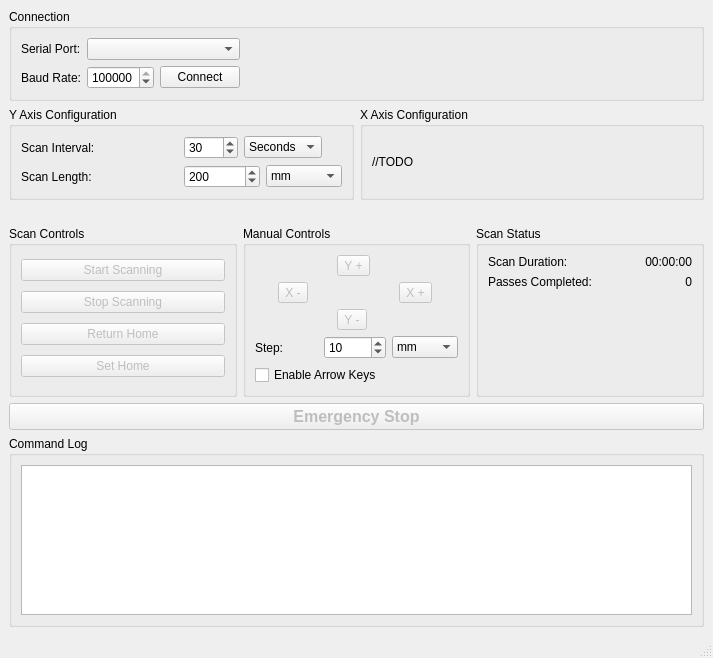
<?xml version="1.0" encoding="UTF-8"?>
<ui version="4.0">
 <class>MainWindow</class>
 <widget class="QMainWindow" name="MainWindow">
  <property name="geometry">
   <rect>
    <x>0</x>
    <y>0</y>
    <width>713</width>
    <height>658</height>
   </rect>
  </property>
  <property name="windowTitle">
   <string>Touch-O-Matic</string>
  </property>
  <widget class="QWidget" name="centralwidget">
   <property name="enabled">
    <bool>true</bool>
   </property>
   <layout class="QVBoxLayout" name="verticalLayout">
    <item>
     <widget class="QGroupBox" name="groupBox">
      <property name="title">
       <string>Connection</string>
      </property>
      <property name="flat">
       <bool>true</bool>
      </property>
      <property name="checkable">
       <bool>false</bool>
      </property>
      <layout class="QGridLayout" name="gridLayout_5">
       <item row="0" column="0">
        <layout class="QGridLayout" name="gridLayout">
         <item row="0" column="6">
          <spacer name="horizontalSpacer">
           <property name="orientation">
            <enum>Qt::Horizontal</enum>
           </property>
           <property name="sizeHint" stdset="0">
            <size>
             <width>40</width>
             <height>20</height>
            </size>
           </property>
          </spacer>
         </item>
         <item row="0" column="0">
          <widget class="QLabel" name="label">
           <property name="text">
            <string>Serial Port:</string>
           </property>
          </widget>
         </item>
         <item row="0" column="1">
          <widget class="QComboBox" name="serialPort"/>
         </item>
         <item row="1" column="0">
          <widget class="QLabel" name="label_2">
           <property name="text">
            <string>Baud Rate:</string>
           </property>
          </widget>
         </item>
         <item row="1" column="1">
          <layout class="QHBoxLayout" name="horizontalLayout">
           <item>
            <widget class="QSpinBox" name="baudRateValue">
             <property name="maximum">
              <number>115200</number>
             </property>
             <property name="value">
              <number>115200</number>
             </property>
            </widget>
           </item>
           <item>
            <widget class="QPushButton" name="serialConnect">
             <property name="text">
              <string>Connect</string>
             </property>
            </widget>
           </item>
          </layout>
         </item>
        </layout>
       </item>
      </layout>
      <zorder></zorder>
     </widget>
    </item>
    <item>
     <layout class="QHBoxLayout" name="horizontalLayout_3">
      <property name="bottomMargin">
       <number>20</number>
      </property>
      <item>
       <widget class="QGroupBox" name="groupBox_2">
        <property name="title">
         <string>Y Axis Configuration</string>
        </property>
        <layout class="QGridLayout" name="gridLayout_3">
         <item row="0" column="0">
          <widget class="QLabel" name="label_4">
           <property name="text">
            <string>Scan Interval: </string>
           </property>
          </widget>
         </item>
         <item row="0" column="1">
          <layout class="QHBoxLayout" name="horizontalLayout_2">
           <property name="rightMargin">
            <number>20</number>
           </property>
           <item>
            <widget class="QSpinBox" name="yIntervalValue">
             <property name="maximum">
              <number>3600</number>
             </property>
             <property name="value">
              <number>30</number>
             </property>
            </widget>
           </item>
           <item>
            <widget class="QComboBox" name="yIntervalUnits">
             <property name="currentText">
              <string>Seconds</string>
             </property>
             <property name="maxVisibleItems">
              <number>3</number>
             </property>
             <item>
              <property name="text">
               <string>Seconds</string>
              </property>
             </item>
             <item>
              <property name="text">
               <string>Minutes</string>
              </property>
             </item>
             <item>
              <property name="text">
               <string>Hours</string>
              </property>
             </item>
            </widget>
           </item>
          </layout>
         </item>
         <item row="1" column="0">
          <widget class="QLabel" name="label_5">
           <property name="text">
            <string>Scan Length:</string>
           </property>
          </widget>
         </item>
         <item row="1" column="1">
          <layout class="QHBoxLayout" name="horizontalLayout_4">
           <item>
            <widget class="QSpinBox" name="yLengthValue">
             <property name="maximum">
              <number>500</number>
             </property>
             <property name="value">
              <number>200</number>
             </property>
            </widget>
           </item>
           <item>
            <widget class="QComboBox" name="yLengthUnits">
             <item>
              <property name="text">
               <string>mm</string>
              </property>
             </item>
             <item>
              <property name="text">
               <string>inches</string>
              </property>
             </item>
            </widget>
           </item>
          </layout>
         </item>
        </layout>
       </widget>
      </item>
      <item>
       <widget class="QGroupBox" name="groupBox_3">
        <property name="font">
         <font>
          <weight>50</weight>
          <bold>false</bold>
         </font>
        </property>
        <property name="title">
         <string>X Axis Configuration</string>
        </property>
        <layout class="QGridLayout" name="gridLayout_4">
         <item row="0" column="0">
          <widget class="QLabel" name="label_3">
           <property name="text">
            <string>//TODO</string>
           </property>
          </widget>
         </item>
        </layout>
       </widget>
      </item>
     </layout>
    </item>
    <item>
     <layout class="QHBoxLayout" name="horizontalLayout_8">
      <property name="bottomMargin">
       <number>0</number>
      </property>
      <item>
       <widget class="QGroupBox" name="groupBox_4">
        <property name="title">
         <string>Scan Controls</string>
        </property>
        <layout class="QHBoxLayout" name="horizontalLayout_6">
         <item>
          <layout class="QHBoxLayout" name="horizontalLayout_5">
           <property name="bottomMargin">
            <number>0</number>
           </property>
           <item>
            <layout class="QGridLayout" name="gridLayout_7">
             <property name="bottomMargin">
              <number>0</number>
             </property>
             <item row="0" column="0">
              <widget class="QPushButton" name="startScan">
               <property name="enabled">
                <bool>false</bool>
               </property>
               <property name="text">
                <string>Start Scanning</string>
               </property>
              </widget>
             </item>
             <item row="2" column="0">
              <widget class="QPushButton" name="goHome">
               <property name="enabled">
                <bool>false</bool>
               </property>
               <property name="text">
                <string>Return Home</string>
               </property>
              </widget>
             </item>
             <item row="1" column="0">
              <widget class="QPushButton" name="stopScan">
               <property name="enabled">
                <bool>false</bool>
               </property>
               <property name="text">
                <string>Stop Scanning</string>
               </property>
              </widget>
             </item>
             <item row="3" column="0">
              <widget class="QPushButton" name="setHome">
               <property name="enabled">
                <bool>false</bool>
               </property>
               <property name="text">
                <string>Set Home</string>
               </property>
              </widget>
             </item>
            </layout>
           </item>
          </layout>
         </item>
        </layout>
       </widget>
      </item>
      <item>
       <widget class="QGroupBox" name="groupBox_6">
        <property name="title">
         <string>Manual Controls</string>
        </property>
        <layout class="QGridLayout" name="gridLayout_6">
         <item row="0" column="0">
          <layout class="QVBoxLayout" name="verticalLayout_3">
           <property name="rightMargin">
            <number>0</number>
           </property>
           <property name="bottomMargin">
            <number>0</number>
           </property>
           <item>
            <layout class="QGridLayout" name="gridLayout_8">
             <item row="2" column="1">
              <widget class="QToolButton" name="yMinus">
               <property name="enabled">
                <bool>false</bool>
               </property>
               <property name="text">
                <string>Y -</string>
               </property>
              </widget>
             </item>
             <item row="0" column="1">
              <widget class="QToolButton" name="yPlus">
               <property name="enabled">
                <bool>false</bool>
               </property>
               <property name="text">
                <string>Y +</string>
               </property>
               <property name="iconSize">
                <size>
                 <width>16</width>
                 <height>16</height>
                </size>
               </property>
              </widget>
             </item>
             <item row="1" column="2">
              <widget class="QToolButton" name="xPlus">
               <property name="enabled">
                <bool>false</bool>
               </property>
               <property name="text">
                <string>X +</string>
               </property>
              </widget>
             </item>
             <item row="1" column="0">
              <widget class="QToolButton" name="xMinus">
               <property name="enabled">
                <bool>false</bool>
               </property>
               <property name="text">
                <string>X -</string>
               </property>
              </widget>
             </item>
            </layout>
           </item>
           <item>
            <layout class="QHBoxLayout" name="horizontalLayout_9">
             <property name="bottomMargin">
              <number>0</number>
             </property>
             <item>
              <widget class="QLabel" name="label_6">
               <property name="text">
                <string>Step:</string>
               </property>
              </widget>
             </item>
             <item>
              <widget class="QSpinBox" name="manualStepValue">
               <property name="maximum">
                <number>50</number>
               </property>
               <property name="value">
                <number>10</number>
               </property>
              </widget>
             </item>
             <item>
              <widget class="QComboBox" name="manualStepUnits">
               <item>
                <property name="text">
                 <string>mm</string>
                </property>
               </item>
               <item>
                <property name="text">
                 <string>inches</string>
                </property>
               </item>
              </widget>
             </item>
            </layout>
           </item>
           <item>
            <widget class="QCheckBox" name="useArrows">
             <property name="text">
              <string>Enable Arrow Keys</string>
             </property>
            </widget>
           </item>
          </layout>
         </item>
        </layout>
       </widget>
      </item>
      <item>
       <widget class="QGroupBox" name="groupBox_7">
        <property name="title">
         <string>Scan Status</string>
        </property>
        <layout class="QGridLayout" name="gridLayout_9">
         <item row="2" column="0">
          <spacer name="verticalSpacer">
           <property name="orientation">
            <enum>Qt::Vertical</enum>
           </property>
           <property name="sizeHint" stdset="0">
            <size>
             <width>20</width>
             <height>40</height>
            </size>
           </property>
          </spacer>
         </item>
         <item row="0" column="0">
          <widget class="QLabel" name="label_7">
           <property name="text">
            <string>Scan Duration:</string>
           </property>
          </widget>
         </item>
         <item row="0" column="1">
          <widget class="QLabel" name="label_8">
           <property name="text">
            <string>00:00:00</string>
           </property>
           <property name="alignment">
            <set>Qt::AlignRight|Qt::AlignTrailing|Qt::AlignVCenter</set>
           </property>
          </widget>
         </item>
         <item row="1" column="0">
          <widget class="QLabel" name="label_9">
           <property name="text">
            <string>Passes Completed:</string>
           </property>
          </widget>
         </item>
         <item row="1" column="1">
          <widget class="QLabel" name="label_10">
           <property name="layoutDirection">
            <enum>Qt::LeftToRight</enum>
           </property>
           <property name="autoFillBackground">
            <bool>false</bool>
           </property>
           <property name="text">
            <string>0</string>
           </property>
           <property name="alignment">
            <set>Qt::AlignRight|Qt::AlignTrailing|Qt::AlignVCenter</set>
           </property>
          </widget>
         </item>
        </layout>
       </widget>
      </item>
     </layout>
    </item>
    <item>
     <layout class="QGridLayout" name="gridLayout_2">
      <property name="bottomMargin">
       <number>0</number>
      </property>
      <item row="2" column="0">
       <widget class="QPushButton" name="emergencyStop">
        <property name="enabled">
         <bool>false</bool>
        </property>
        <property name="font">
         <font>
          <pointsize>12</pointsize>
          <weight>75</weight>
          <bold>true</bold>
         </font>
        </property>
        <property name="text">
         <string>Emergency Stop</string>
        </property>
       </widget>
      </item>
      <item row="3" column="0">
       <widget class="QGroupBox" name="groupBox_5">
        <property name="title">
         <string>Command Log</string>
        </property>
        <layout class="QHBoxLayout" name="horizontalLayout_7">
         <item>
          <widget class="QPlainTextEdit" name="commandLog">
           <property name="enabled">
            <bool>true</bool>
           </property>
           <property name="font">
            <font>
             <family>Monospace</family>
            </font>
           </property>
           <property name="readOnly">
            <bool>true</bool>
           </property>
          </widget>
         </item>
        </layout>
       </widget>
      </item>
     </layout>
    </item>
   </layout>
  </widget>
  <widget class="QMenuBar" name="menubar">
   <property name="geometry">
    <rect>
     <x>0</x>
     <y>0</y>
     <width>713</width>
     <height>22</height>
    </rect>
   </property>
  </widget>
  <widget class="QStatusBar" name="statusbar"/>
 </widget>
 <resources/>
 <connections/>
</ui>
